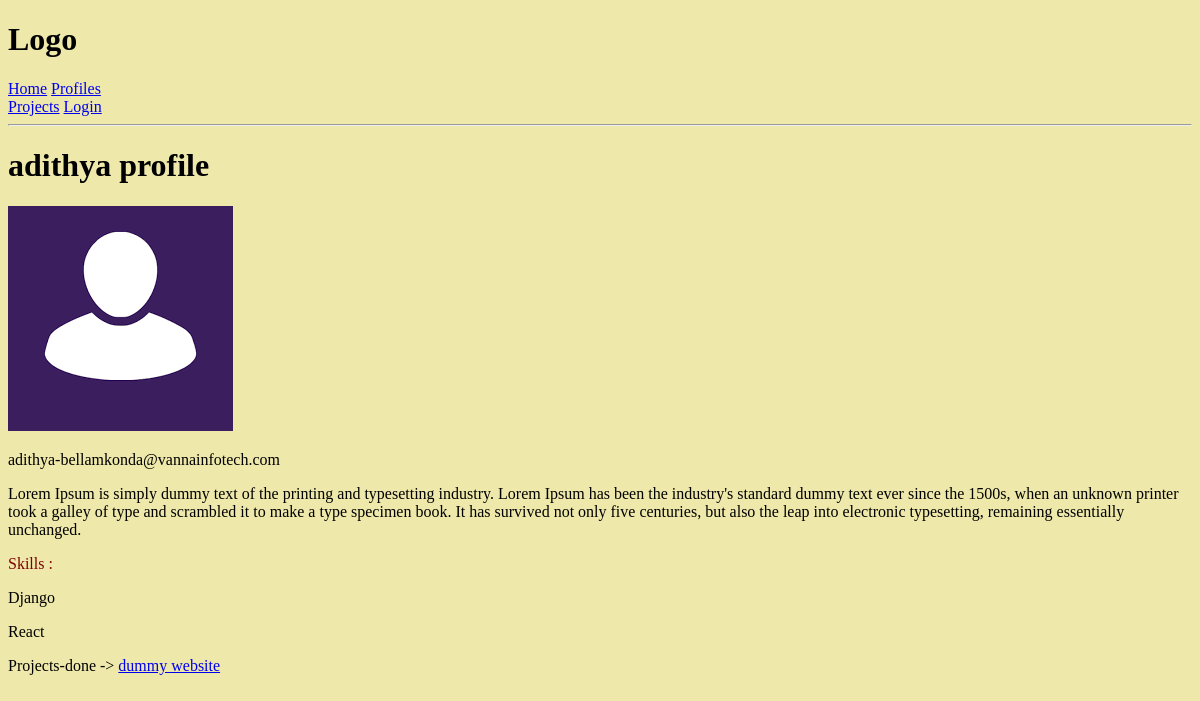
The app's page /profile/1/, older data.
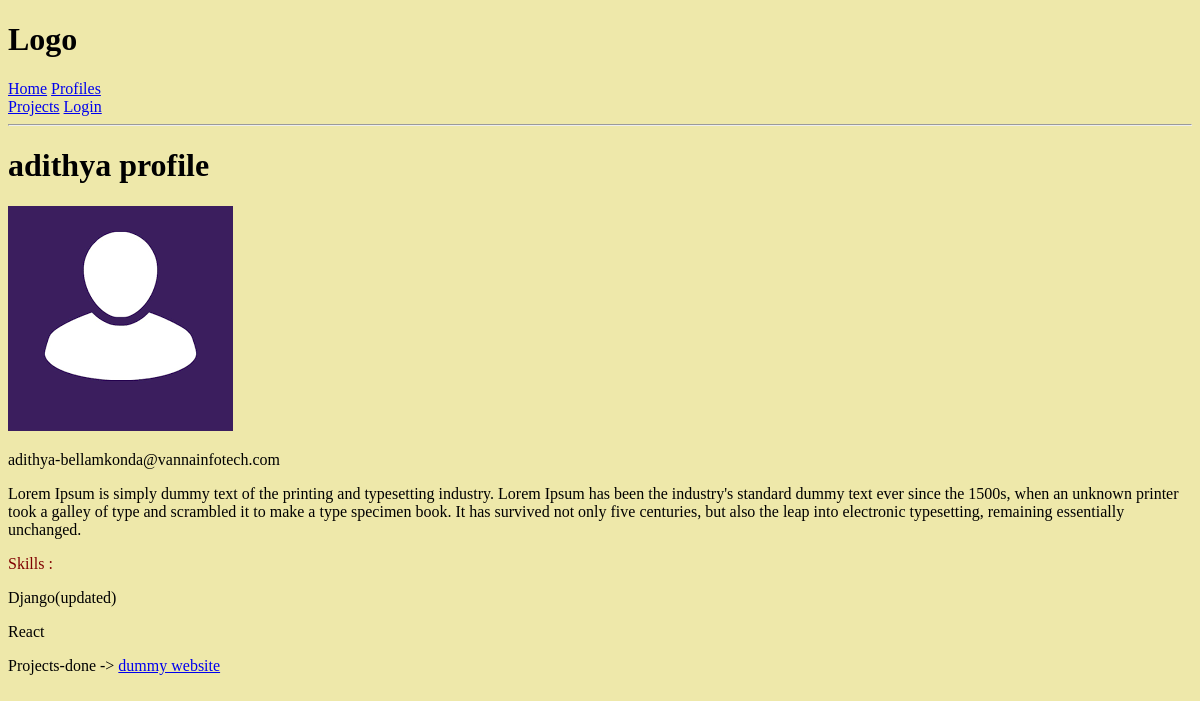
The same page, newer data.
### users/models.py (models this page shows, shortened)
class Profile(models.Model):
    user = models.OneToOneField(User, on_delete=models.CASCADE, null=True, blank=True)
    name = models.CharField(max_length=200, blank=True,null=True)
    email = models.EmailField(max_length=500, blank=True, null=True)
    username = models.CharField(max_length=200, blank=True,null=True)
    bio  = models.TextField(blank=True, null=True)
    profile_image = models.ImageField(null=True, blank=True, upload_to='profiles/', default='profiles/user-default.png')
    created_date = models.DateTimeField(auto_now_add=True)

class Skill(models.Model):
    owner = models.ForeignKey(Profile, on_delete=models.CASCADE, null=True, blank=True)
    name = models.CharField(max_length=200, blank=True, null=True)
    created_date = models.DateTimeField(auto_now_add=True)
    def __str__(self):
        return str(self.name)

### project1/models.py (models this page shows, shortened)
class Project(models.Model):
    owner = models.ForeignKey(Profile, null=True, blank=True, on_delete=models.SET_NULL)
    title = models.CharField(max_length=200)
    description = models.TextField(null=True, blank=True)
    project_image = models.ImageField(null=True, blank=True, default='default.jpg')
    demo_link = models.CharField(max_length=2000,null=True, blank=True)
    tags = models.ManyToManyField('Tag', blank=True)
    vote_total = models.IntegerField(default=0, null=True, blank=True)
    vote_ratio = models.IntegerField(default=0, null=True, blank=True)
    date = models.DateTimeField(auto_now_add=True)

### users/views.py (the view)
# urls.py: path('profile/<str:pk>/', views.userProfile, name="user-profile"),
def userProfile(request, pk):
    profiles = Profile.objects.get(id=pk)
    context = {
        'profile': profiles
    }
    return render(request, 'users/user-profile.html', context)

### users/templates/users/user-profile.html (shortened to what this page needs)
{% extends 'main.html' %} {% block content %}
<h1>{{profile.username}} profile</h1>
<img style="max-width: 500px" src="{{profile.profile_image.url}}" alt="img" />
<p>{{profile.email}}</p>
<p>{{profile.bio}}</p>
<p style="color: maroon;"> Skills :</p>
{% for skill in profile.skill_set.all%}
<p>{{skill}}</p>
{% endfor %}
{% for project in profile.project_set.all %}
Projects-done ->
<a href="{% url 'project' project.id%}""> {{project.title}}</a>
<br>
{% endfor %}
 {%endblock %}

### templates/main.html (shortened to what this page needs)
<!DOCTYPE html>
{% load static %}
<html lang="en">
<head>
    <link rel="stylesheet" type="text/css" href="{% static 'styles/main.css' %}">
</head>
<body>
    {% include 'navbar.html' %}
    {% block content %}
    {% endblock content %}
</body>
</html>

### templates/navbar.html
<h1>Logo</h1>
<a href="{% url 'profiles' %}">Home</a>
<a href="{% url 'profiles' %}">Profiles</a>
<br>
<a href="{% url 'project1' %}">Projects</a>
{% if request.user.is_authenticated%}
        <a href="{% url 'logout' %}"> Logout </a>
        <a href="{% url 'user-account' %}">Account</a>
{% else %}
        <a href="{% url 'login' %}"> Login  </a>
{% endif %}
<hr>

### static/styles/main.css (style rules this page uses)
body { background-color: palegoldenrod; }

Row changes from the older to the newer data that the page shows:
changed Skill: name "Django" → "Django(updated)"
